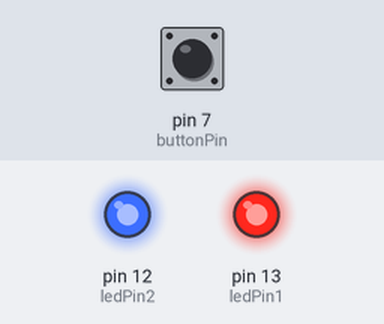
A sketch run on a simulated Arduino Uno, built with avr-gcc and run on an emulated ATmega328P. Shown: output pins drawn as LEDs (lit = HIGH). The test bench sets the inputs (shaded band); at power-on: pin 7 (buttonPin) HIGH.

Above: at 3.8 s.
3.9 s: pin 7 (buttonPin) pulled LOW for 1.8 s
At 5.2 s:
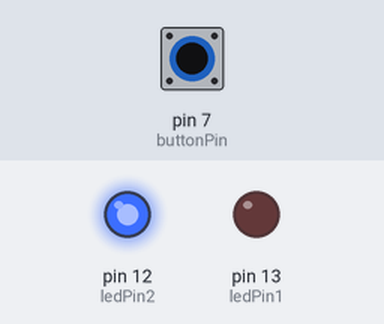
At 6.3 s:
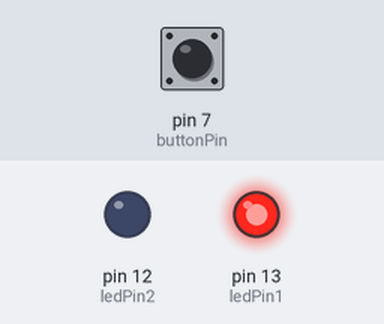
7.5 s: pin 7 (buttonPin) pulled LOW for 3.2 s
At 9.4 s:
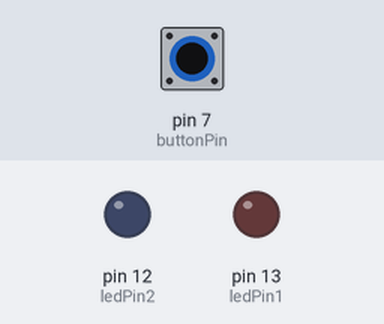
Timing chart, 0 to 14.5 s (numbered marks = the images above; inputs shaded):
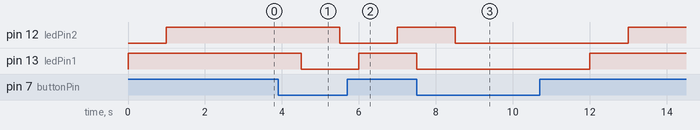

Measured:
- after the input at 3.9 s, pin 12 (ledPin2): HIGH → LOW after 1.6 s, → HIGH 1.5 s later; pin 13 (ledPin1): HIGH → LOW after 0.60 s, → HIGH 1.5 s later
- after the input at 7.5 s, pin 12 (ledPin2): HIGH → LOW after 1.0 s, → HIGH 4.5 s later; pin 13 (ledPin1): HIGH → LOW at once, → HIGH 4.5 s later

The sketch:

sketch.ino
```cpp
const int buttonPin = 7;
const int ledPin1 = 13;
const int ledPin2 = 12;
int buttonState = 0;

void setup() {
pinMode(ledPin1, OUTPUT);
pinMode(ledPin2, OUTPUT);
pinMode(buttonPin, INPUT);
}

void loop() {
buttonState = digitalRead(buttonPin);

  if(buttonState == HIGH){
      digitalWrite(ledPin1, HIGH);
      delay(1000);
      digitalWrite(ledPin2, HIGH);
      delay(500);
    } else {
      digitalWrite(ledPin1,LOW);
      delay(1000);
      digitalWrite(ledPin2,LOW);
      delay(500);
    }
}
```
